Frame 1 (no input): blank canvas, image omitted
Frame 60 (no input): blank canvas, image omitted
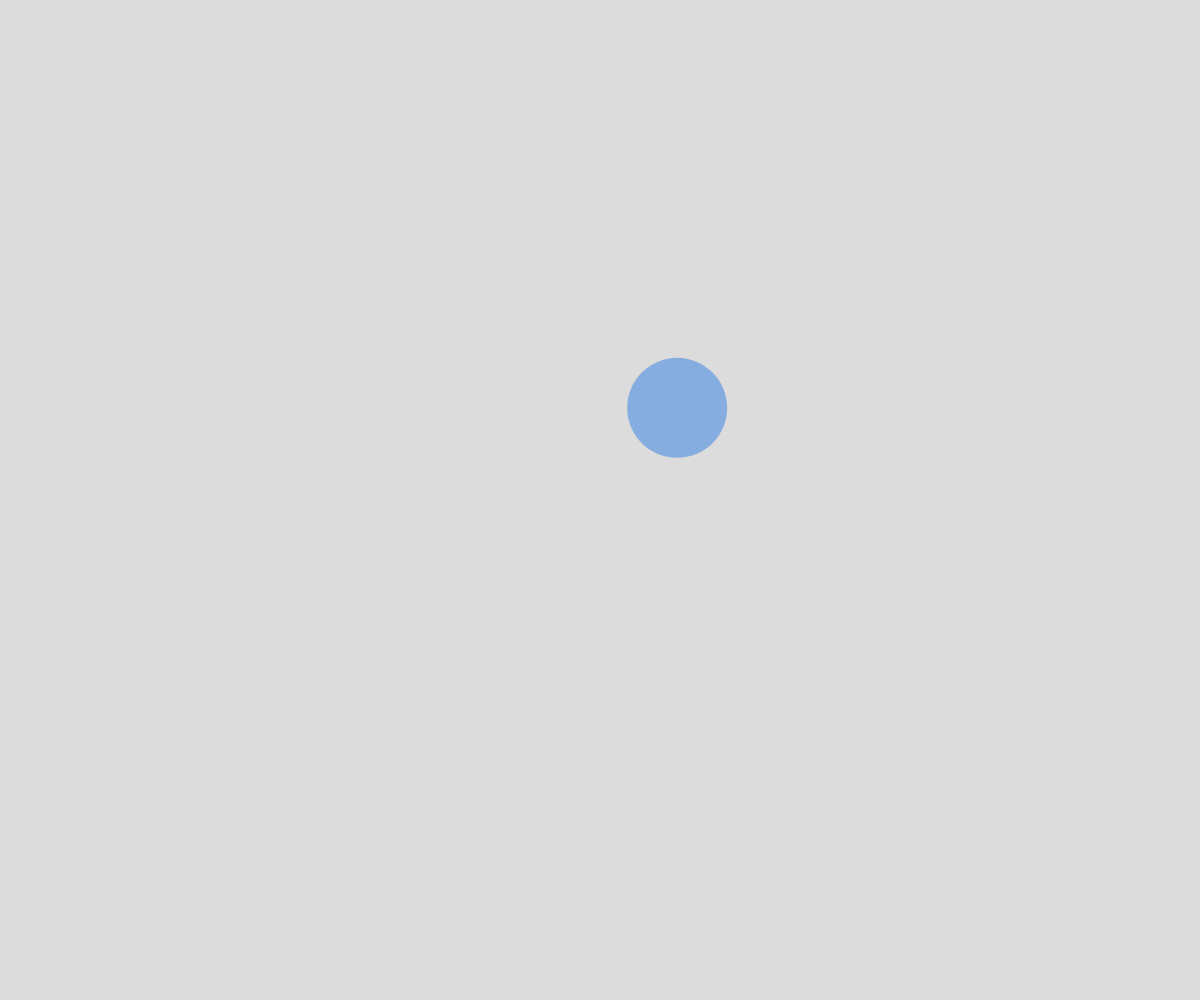
Frame 120 (the mouse pressed at the canvas centre since frame 60)

The p5.js sketch whose frames 1 and 60 were blank and that drew this single picture after the mouse press (run headless with seeded random() and noise() and a simulated clock; from frame 60 on, the mouse is pressed at the canvas centre):

// p5.js sketch
// ── sketch.js
// Project Title
// Your Name
// Date
//
// Extra for Experts:
// - describe what you did to take this project "above and beyond"

let particles = [];
let gravity; 

function setup() {
  createCanvas(windowWidth, windowHeight);
  gravity = createVector(0,0.1);
}

function mousePressed(){
  particles.push(new parictle(mouseX,mouseY));
}
function draw() {
  background(220);
  for(let i = 0; i < particles.length; i++){
    let p = particles[i]
    p.move();
    p.display();
  }
}

class parictle{
  constructor(x,y){
    this.position = createVector(x,y)
    this.velocity = createVector(random(-3,3),random(-5,-3));
    this.c = color(0,100, random(150,255),100);
  }
  move(){
    this.velocity.add(gravity);
    this.position.add(this.velocity);
  }

  display(){
    fill(this.c); noStroke();
    push();
    translate(this.position.x, this.position.y);
    circle(0,0,100);
    pop();
  }


}
